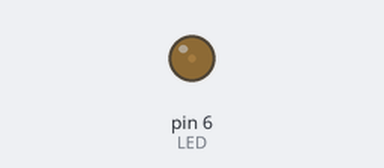
Bench run of a sketch on a simulated Arduino Uno, built with avr-gcc and run on an emulated ATmega328P. Shown: output pins drawn as LEDs (lit = HIGH).

Above: at 0.05 s.
At 0.3 s:
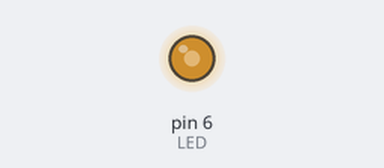
At 0.45 s:
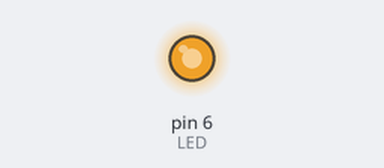
At 0.85 s:
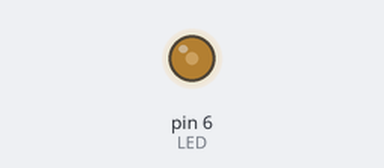
Timing chart, 0 to 3.0 s (numbered marks = the images above):
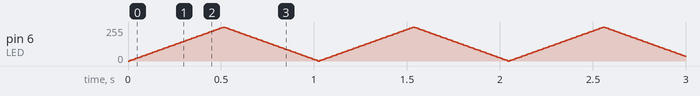

The sketch:

test3.ino
```cpp
#define LED 6
int power = 0;
int step = 5;
void setup() {
  // put your setup code here, to run once:
  pinMode(LED,OUTPUT);
}

void loop() {
  // put your main code here, to run repeatedly:
  analogWrite(LED,power);
  power=power+step;
  if (power<=0||power>=255) {
    step=-step;
  }
  delay(10);
}
```
